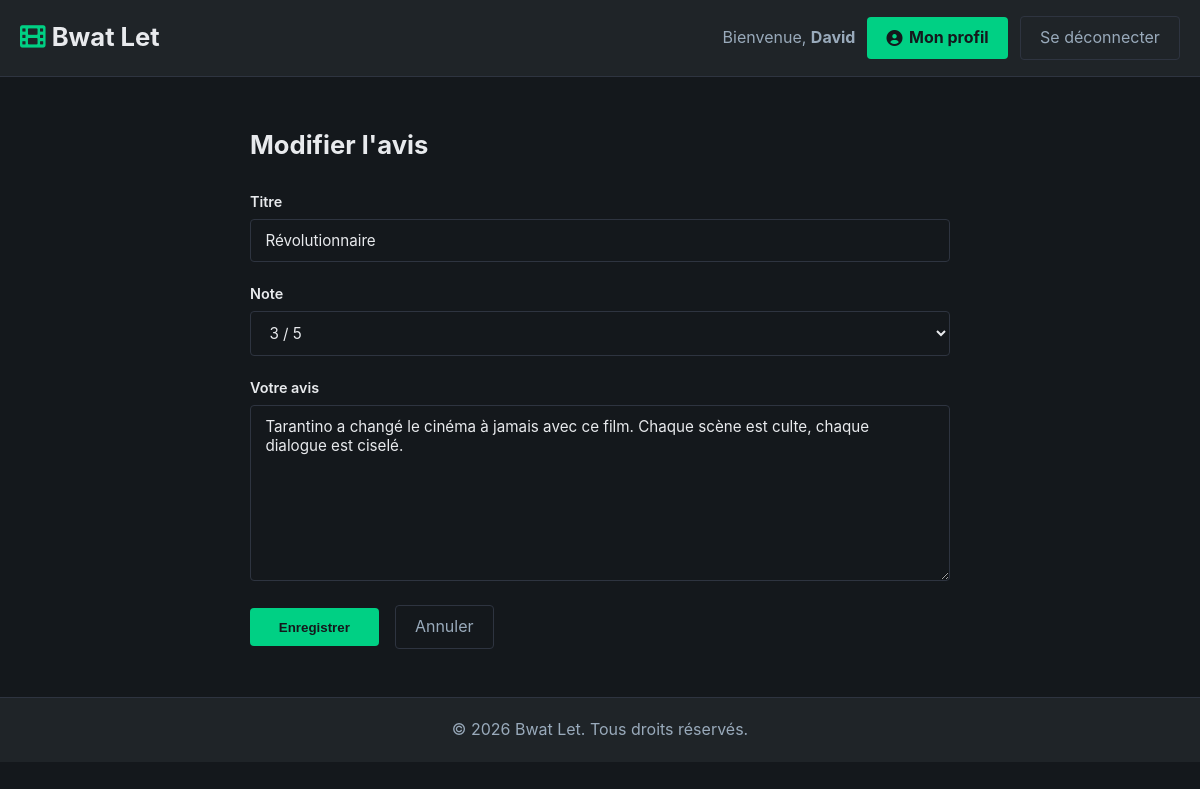
The page /modifier_avis.php?id=18 (signed in) on the database as committed earlier.
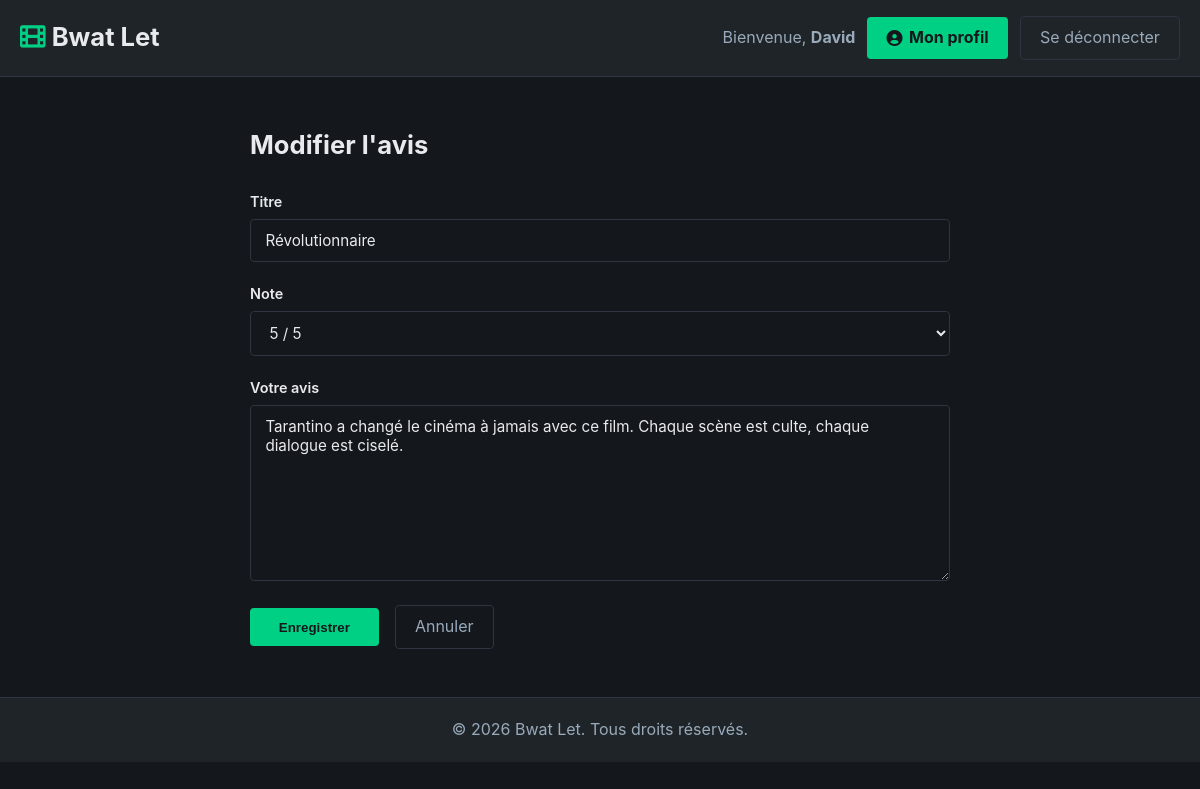
The same page on the database as committed later.
### tables this page shows
CREATE TABLE `avis` (
  `id_avis` bigint(20) UNSIGNED NOT NULL,
  `titre` varchar(255) NOT NULL,
  `texte` text NOT NULL,
  `note` tinyint(3) UNSIGNED NOT NULL,
  `dateCreation` datetime NOT NULL DEFAULT CURRENT_TIMESTAMP,
  `visible` tinyint(1) NOT NULL DEFAULT '1',
  `id_article` bigint(20) UNSIGNED NOT NULL,
  `id_utilisateur` bigint(20) UNSIGNED NOT NULL
);

### php/functions_query.php (called while the page is built, shortened)
<?php
require_once(__DIR__ . '/../includes/functions-DB.php');
function getAvis($mysqli, $id_avis) {
    $id_avis = (int) $id_avis;
    $sql = "SELECT avis.id_avis, avis.id_utilisateur, avis.id_article, avis.titre, avis.texte, avis.note, avis.dateCreation
            FROM avis
            WHERE avis.id_avis = $id_avis";
    $result = readDB($mysqli, $sql);
    return $result[0] ?? null;
}
function estAuteurAvis($mysqli, $id_avis, $id_utilisateur) {
    $id_avis        = (int) $id_avis;
    $id_utilisateur = (int) $id_utilisateur;
    $sql = "SELECT id_avis FROM avis
            WHERE id_avis       = $id_avis
              AND id_utilisateur = $id_utilisateur";
    $result = readDB($mysqli, $sql);
    return !empty($result);
}

### includes/functions-DB.php (called while the page is built, shortened)
<?php
function readDB($connexion, $sql_input) {
    $resultat = mysqli_query($connexion, $sql_input);
    return mysqli_fetch_all($resultat, MYSQLI_ASSOC);
}
?>

### modifier_avis.php (the view, shortened to what this page needs)
<?php
require_once("includes/functions-DB.php");
require_once("php/functions_query.php");
$id_avis = (int) ($_GET['id'] ?? 0);
$conn   = connectionDB();
$avis   = getAvis($conn, $id_avis);
?>
<!DOCTYPE html>
<html lang="fr">
<head>
    <link rel="stylesheet" href="styles/style.css">
    <link rel="stylesheet" href="https://cdnjs.cloudflare.com/ajax/libs/font-awesome/6.0.0/css/all.min.css">
</head>
<body>
    <?php include("static/header.php"); ?>
    <main>
        <div class="container">
            <div class="form-page">
                <h2>Modifier l'avis</h2>
                <form method="POST" action="modifier_avis.php?id=<?php echo $id_avis; ?>">
                    <div class="form-group">
                        <label for="titre">Titre</label>
                        <input type="text" id="titre" name="titre"
                               value="<?php echo htmlspecialchars($_POST['titre'] ?? $avis['titre']); ?>"
                               required>
                    </div>
                    <div class="form-group">
                        <label for="note">Note</label>
                        <select id="note" name="note" required>
                            <?php for ($i = 5; $i >= 1; $i--): ?>
                                <option value="<?php echo $i; ?>"
                                    <?php if ((int)($_POST['note'] ?? $avis['note']) === $i) echo 'selected'; ?>>
                                    <?php echo $i; ?> / 5
                                </option>
                            <?php endfor; ?>
                        </select>
                    </div>
                    <div class="form-group">
                        <label for="texte">Votre avis</label>
                        <textarea id="texte" name="texte" rows="8" required><?php echo htmlspecialchars($_POST['texte'] ?? $avis['texte']); ?></textarea>
                    </div>
                    <div class="form-actions">
                        <button type="submit" class="btn-primary">Enregistrer</button>
                        <a href="article.php?id=<?php echo $avis['id_article']; ?>" class="btn-login">Annuler</a>
                    </div>
                </form>
            </div>
        </div>
    </main>
    <?php include("static/footer.php"); ?>
</body>
</html>

Rows that differ between the two databases and show on the page:
changed avis "Révolutionnaire": note "3 / 5" → "5 / 5"
